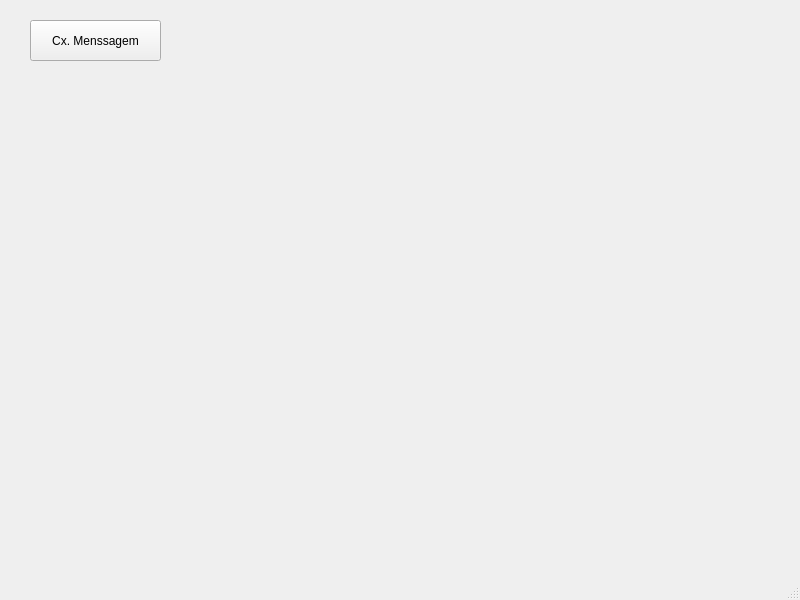
<?xml version="1.0" encoding="UTF-8"?>
<ui version="4.0">
 <class>MainWindow</class>
 <widget class="QMainWindow" name="MainWindow">
  <property name="geometry">
   <rect>
    <x>0</x>
    <y>0</y>
    <width>800</width>
    <height>600</height>
   </rect>
  </property>
  <property name="windowTitle">
   <string>MainWindow</string>
  </property>
  <widget class="QWidget" name="centralwidget">
   <widget class="QPushButton" name="pushButton">
    <property name="geometry">
     <rect>
      <x>30</x>
      <y>20</y>
      <width>131</width>
      <height>41</height>
     </rect>
    </property>
    <property name="text">
     <string>Cx. Menssagem</string>
    </property>
   </widget>
  </widget>
  <widget class="QMenuBar" name="menubar">
   <property name="geometry">
    <rect>
     <x>0</x>
     <y>0</y>
     <width>800</width>
     <height>25</height>
    </rect>
   </property>
  </widget>
  <widget class="QStatusBar" name="statusbar"/>
 </widget>
 <resources/>
 <connections/>
</ui>
